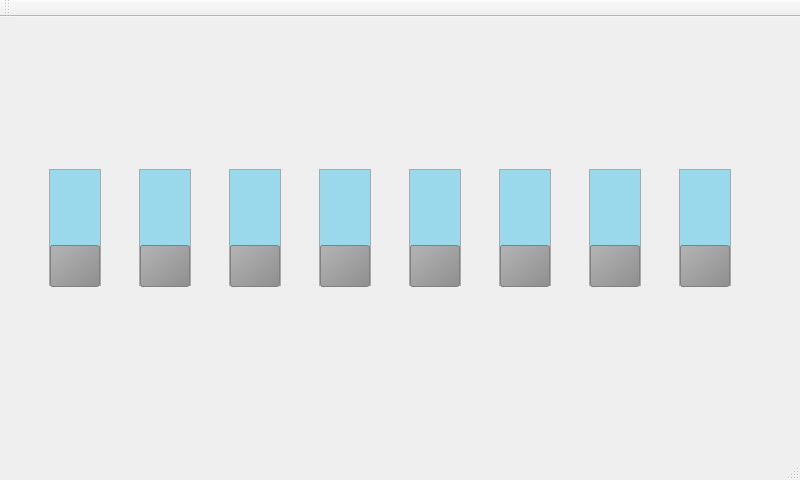
<?xml version="1.0" encoding="UTF-8"?>
<ui version="4.0">
 <class>MainWindow</class>
 <widget class="QMainWindow" name="MainWindow">
  <property name="geometry">
   <rect>
    <x>0</x>
    <y>0</y>
    <width>800</width>
    <height>480</height>
   </rect>
  </property>
  <property name="cursor">
   <cursorShape>BlankCursor</cursorShape>
  </property>
  <property name="windowTitle">
   <string>MainWindow</string>
  </property>
  <property name="styleSheet">
   <string notr="true"/>
  </property>
  <widget class="QWidget" name="centralWidget">
   <widget class="QSlider" name="Dip_1">
    <property name="geometry">
     <rect>
      <x>40</x>
      <y>150</y>
      <width>71</width>
      <height>121</height>
     </rect>
    </property>
    <property name="cursor">
     <cursorShape>BlankCursor</cursorShape>
    </property>
    <property name="styleSheet">
     <string notr="true">QSlider::groove:vertical{
border: 1px solid #AAA;
width: 50px;
background: #9AD9EB;
margin: 2px 0;
}
QSlider::handle:vertical{
background: qlineargradient(x1:0, y1:0, x2:1, y2:1, stop:0 #B4B4B4, stop:1 #8f8f8f);
border: 1px solid gray;
height: 40px;
margin: -2px 0;
border-radius: 3px;
}</string>
    </property>
    <property name="maximum">
     <number>1</number>
    </property>
    <property name="pageStep">
     <number>2</number>
    </property>
    <property name="orientation">
     <enum>Qt::Vertical</enum>
    </property>
    <property name="tickPosition">
     <enum>QSlider::TicksAbove</enum>
    </property>
   </widget>
   <widget class="QSlider" name="Dip_2">
    <property name="geometry">
     <rect>
      <x>130</x>
      <y>150</y>
      <width>71</width>
      <height>121</height>
     </rect>
    </property>
    <property name="cursor">
     <cursorShape>BlankCursor</cursorShape>
    </property>
    <property name="styleSheet">
     <string notr="true">QSlider::groove:vertical{
border: 1px solid #AAA;
width: 50px;
background: #9AD9EB;
margin: 2px 0;
}
QSlider::handle:vertical{
background: qlineargradient(x1:0, y1:0, x2:1, y2:1, stop:0 #B4B4B4, stop:1 #8f8f8f);
border: 1px solid gray;
height: 40px;
margin: -2px 0;
border-radius: 3px;
}</string>
    </property>
    <property name="maximum">
     <number>1</number>
    </property>
    <property name="orientation">
     <enum>Qt::Vertical</enum>
    </property>
    <property name="tickPosition">
     <enum>QSlider::NoTicks</enum>
    </property>
   </widget>
   <widget class="QSlider" name="Dip_3">
    <property name="geometry">
     <rect>
      <x>220</x>
      <y>150</y>
      <width>71</width>
      <height>121</height>
     </rect>
    </property>
    <property name="cursor">
     <cursorShape>BlankCursor</cursorShape>
    </property>
    <property name="styleSheet">
     <string notr="true">QSlider::groove:vertical{
border: 1px solid #AAA;
width: 50px;
background: #9AD9EB;
margin: 2px 0;
}
QSlider::handle:vertical{
background: qlineargradient(x1:0, y1:0, x2:1, y2:1, stop:0 #B4B4B4, stop:1 #8f8f8f);
border: 1px solid gray;
height: 40px;
margin: -2px 0;
border-radius: 3px;
}</string>
    </property>
    <property name="maximum">
     <number>1</number>
    </property>
    <property name="orientation">
     <enum>Qt::Vertical</enum>
    </property>
    <property name="tickPosition">
     <enum>QSlider::TicksAbove</enum>
    </property>
   </widget>
   <widget class="QSlider" name="Dip_4">
    <property name="geometry">
     <rect>
      <x>310</x>
      <y>150</y>
      <width>71</width>
      <height>121</height>
     </rect>
    </property>
    <property name="cursor">
     <cursorShape>BlankCursor</cursorShape>
    </property>
    <property name="styleSheet">
     <string notr="true">QSlider::groove:vertical{
border: 1px solid #AAA;
width: 50px;
background: #9AD9EB;
margin: 2px 0;
}
QSlider::handle:vertical{
background: qlineargradient(x1:0, y1:0, x2:1, y2:1, stop:0 #B4B4B4, stop:1 #8f8f8f);
border: 1px solid gray;
height: 40px;
margin: -2px 0;
border-radius: 3px;
}</string>
    </property>
    <property name="maximum">
     <number>1</number>
    </property>
    <property name="orientation">
     <enum>Qt::Vertical</enum>
    </property>
    <property name="tickPosition">
     <enum>QSlider::TicksAbove</enum>
    </property>
   </widget>
   <widget class="QSlider" name="Dip_5">
    <property name="geometry">
     <rect>
      <x>400</x>
      <y>150</y>
      <width>71</width>
      <height>121</height>
     </rect>
    </property>
    <property name="cursor">
     <cursorShape>BlankCursor</cursorShape>
    </property>
    <property name="styleSheet">
     <string notr="true">QSlider::groove:vertical{
border: 1px solid #AAA;
width: 50px;
background: #9AD9EB;
margin: 2px 0;
}
QSlider::handle:vertical{
background: qlineargradient(x1:0, y1:0, x2:1, y2:1, stop:0 #B4B4B4, stop:1 #8f8f8f);
border: 1px solid gray;
height: 40px;
margin: -2px 0;
border-radius: 3px;
}</string>
    </property>
    <property name="maximum">
     <number>1</number>
    </property>
    <property name="orientation">
     <enum>Qt::Vertical</enum>
    </property>
    <property name="tickPosition">
     <enum>QSlider::TicksAbove</enum>
    </property>
   </widget>
   <widget class="QSlider" name="Dip_6">
    <property name="geometry">
     <rect>
      <x>490</x>
      <y>150</y>
      <width>71</width>
      <height>121</height>
     </rect>
    </property>
    <property name="cursor">
     <cursorShape>BlankCursor</cursorShape>
    </property>
    <property name="styleSheet">
     <string notr="true">QSlider::groove:vertical{
border: 1px solid #AAA;
width: 50px;
background: #9AD9EB;
margin: 2px 0;
}
QSlider::handle:vertical{
background: qlineargradient(x1:0, y1:0, x2:1, y2:1, stop:0 #B4B4B4, stop:1 #8f8f8f);
border: 1px solid gray;
height: 40px;
margin: -2px 0;
border-radius: 3px;
}</string>
    </property>
    <property name="maximum">
     <number>1</number>
    </property>
    <property name="orientation">
     <enum>Qt::Vertical</enum>
    </property>
    <property name="tickPosition">
     <enum>QSlider::TicksAbove</enum>
    </property>
   </widget>
   <widget class="QSlider" name="Dip_7">
    <property name="geometry">
     <rect>
      <x>580</x>
      <y>150</y>
      <width>71</width>
      <height>121</height>
     </rect>
    </property>
    <property name="cursor">
     <cursorShape>BlankCursor</cursorShape>
    </property>
    <property name="styleSheet">
     <string notr="true">QSlider::groove:vertical{
border: 1px solid #AAA;
width: 50px;
background: #9AD9EB;
margin: 2px 0;
}
QSlider::handle:vertical{
background: qlineargradient(x1:0, y1:0, x2:1, y2:1, stop:0 #B4B4B4, stop:1 #8f8f8f);
border: 1px solid gray;
height: 40px;
margin: -2px 0;
border-radius: 3px;
}</string>
    </property>
    <property name="maximum">
     <number>1</number>
    </property>
    <property name="orientation">
     <enum>Qt::Vertical</enum>
    </property>
    <property name="tickPosition">
     <enum>QSlider::TicksAbove</enum>
    </property>
   </widget>
   <widget class="QSlider" name="Dip_8">
    <property name="geometry">
     <rect>
      <x>670</x>
      <y>150</y>
      <width>71</width>
      <height>121</height>
     </rect>
    </property>
    <property name="cursor">
     <cursorShape>BlankCursor</cursorShape>
    </property>
    <property name="styleSheet">
     <string notr="true">QSlider::groove:vertical{
border: 1px solid #AAA;
width: 50px;
background: #9AD9EB;
margin: 2px 0;
}
QSlider::handle:vertical{
background: qlineargradient(x1:0, y1:0, x2:1, y2:1, stop:0 #B4B4B4, stop:1 #8f8f8f);
border: 1px solid gray;
height: 40px;
margin: -2px 0;
border-radius: 3px;
}</string>
    </property>
    <property name="maximum">
     <number>1</number>
    </property>
    <property name="orientation">
     <enum>Qt::Vertical</enum>
    </property>
    <property name="tickPosition">
     <enum>QSlider::TicksAbove</enum>
    </property>
   </widget>
  </widget>
  <widget class="QMenuBar" name="menuBar">
   <property name="geometry">
    <rect>
     <x>0</x>
     <y>0</y>
     <width>800</width>
     <height>27</height>
    </rect>
   </property>
  </widget>
  <widget class="QToolBar" name="mainToolBar">
   <attribute name="toolBarArea">
    <enum>TopToolBarArea</enum>
   </attribute>
   <attribute name="toolBarBreak">
    <bool>false</bool>
   </attribute>
  </widget>
  <widget class="QStatusBar" name="statusBar"/>
 </widget>
 <layoutdefault spacing="6" margin="11"/>
 <resources/>
 <connections/>
</ui>
